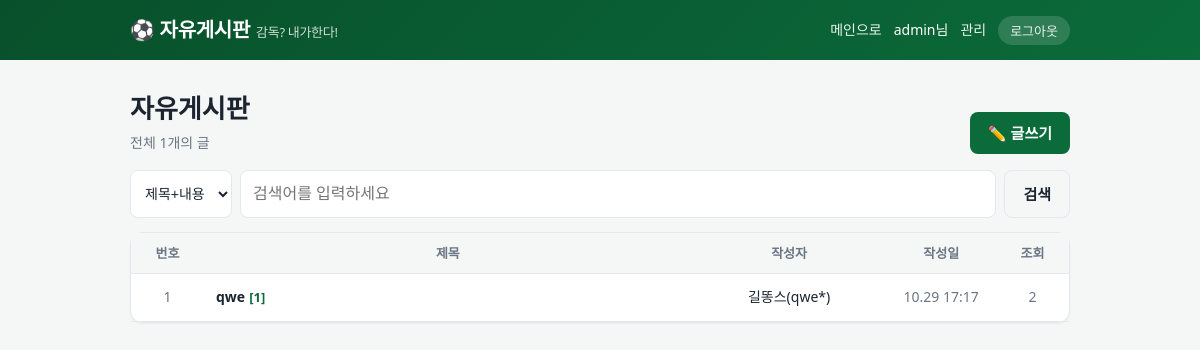
Before: /board/ (signed in) with the older database file.
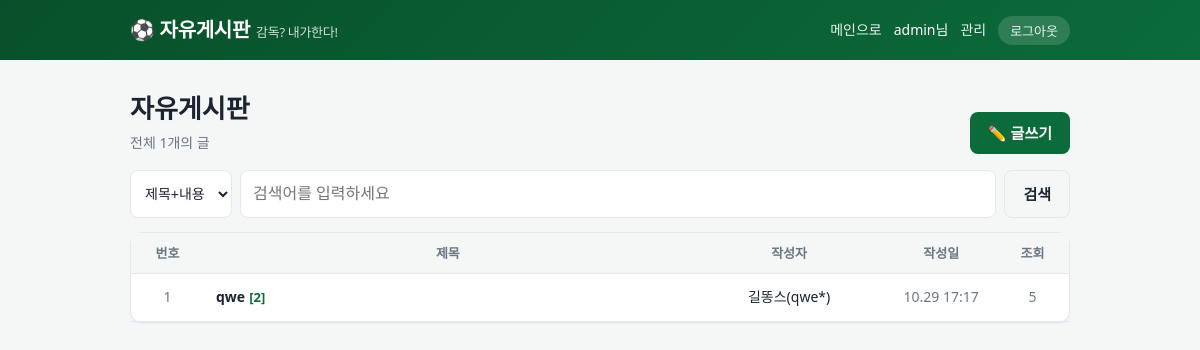
After: the same page with the newer database file.
### board/models.py (models this page shows, shortened)
class _Moderated(models.Model):
    OK, DELETED = 'ok', 'deleted'
    STATUS = [(OK, '정상'), (DELETED, '삭제됨 (규정 위반)')]
    status = models.CharField('상태', max_length=10, choices=STATUS, default=OK, db_index=True)
    deleted_reason = models.CharField('삭제 사유', max_length=200, blank=True)
    deleted_at = models.DateTimeField(null=True, blank=True)
    class Meta:
        abstract = True

class Post(_Moderated):
    author = models.ForeignKey(User, on_delete=models.CASCADE, related_name='board_posts')
    title = models.CharField('제목', max_length=100)
    content = models.TextField('내용')
    views = models.PositiveIntegerField('조회수', default=0)
    created_at = models.DateTimeField(auto_now_add=True)
    updated_at = models.DateTimeField(auto_now=True)
    class Meta:
        ordering = ['-created_at', '-id']

class Profile(models.Model):
    user = models.OneToOneField(User, on_delete=models.CASCADE, related_name='profile')
    nickname = models.CharField('별명', max_length=12, unique=True)
    created_at = models.DateTimeField(auto_now_add=True)

### board/views.py (the view, shortened to what this page needs)
# urls.py: path('', views.post_list, name='list'),
@member_required
def post_list(request):
    safe_ensure()
    qs = (
        Post.objects
        .filter(status=Post.OK)
        .select_related('author__profile')
        .annotate(
            n_comments=Count(
                'comments',
                filter=Q(
                    comments__status=Comment.OK,
                ),
            ),
        )
        .order_by('-created_at', '-id')
    )
    query = request.GET.get('q', '').strip()
    search_by = request.GET.get('by', 'all')
    paginator = Paginator(qs, PER_PAGE)
    page = paginator.get_page(
        request.GET.get('page')
    )
    for index, post in enumerate(page):
        post.no = (
            paginator.count
            - (page.number - 1) * PER_PAGE
            - index
        )
    params = request.GET.copy()
    params.pop('page', None)
    return render(
        request,
        'board/list.html',
        {
            'page': page,
            'q': query,
            'by': search_by,
            'qs': params.urlencode(),
            'total': paginator.count,
        },
    )

### board/matchbot.py (called while the page is built, shortened)
def ensure_match_threads(days=2):
    now = timezone.now()
    todo = list(Match.objects.filter(post__isnull=True, kickoff__gte=now, kickoff__lte=now + timedelta(days=days))
                .select_related('home', 'away'))
    if not todo:
        return 0

def safe_ensure():
    try:
        return ensure_match_threads()
    except Exception:
        log.exception('경기 예측 글 자동 작성 실패')
        return 0

### board/templatetags/board_tags.py (called while the page is built)
@register.filter
def nick(user):
    try:
        return user.profile.nickname
    except Exception:
        return user.get_username()

@register.filter
def who(user):
    from board.matchbot import BOT_USERNAME
    u = user.get_username()
    try:
        nickname = user.profile.nickname
    except Exception:
        nickname = ''
    if u == BOT_USERNAME:
        return f'🤖 {nickname or "AI 해설위원"}'
    masked = u[:3] + '*' * max(len(u) - 3, 0)
    return f'{nickname}({masked})' if nickname else masked

### board/views.py (called while the page is built, shortened)
def member_required(view):
    @wraps(view)
    def wrapper(request, *args, **kwargs):
        return view(request, *args, **kwargs)
    return wrapper

### board/templates/board/list.html (shortened to what this page needs)
{% extends 'board/base.html' %}{% load board_tags %}
{% block content %}
<div class="bd-title">
  <div><h1>자유게시판</h1><p>전체 {{ total }}개의 글</p></div>
  <a class="btn" href="{% url 'board:create' %}">✏️ 글쓰기</a>
</div>
<form class="search" method="get">
  <select name="by">
    <option value="all" {% if by == 'all' %}selected{% endif %}>제목+내용</option>
  </select>
  <input type="text" name="q" value="{{ q }}" placeholder="검색어를 입력하세요">
  <button class="btn sub" type="submit">검색</button>
</form>
<div class="card">
<table class="list">
  <tr><th class="hide-s" style="width:60px">번호</th><th>제목</th><th style="width:160px">작성자</th><th style="width:90px" class="hide-s">작성일</th><th style="width:60px" class="hide-s">조회</th></tr>
  {% for p in page %}
  <tr>
    <td class="hide-s muted">{{ p.no }}</td>
    <td class="t"><a href="{% url 'board:detail' p.pk %}">{{ p.title }}</a>{% if p.n_comments %}<span class="cmt">[{{ p.n_comments }}]</span>{% endif %}</td>
    <td>{{ p.author|who }}</td>
    <td class="hide-s muted">{{ p.created_at|date:"m.d H:i" }}</td>
    <td class="hide-s muted">{{ p.views }}</td>
  </tr>
  {% empty %}
  <tr><td colspan="5" class="empty">{% if q %}검색 결과가 없습니다.{% else %}아직 글이 없습니다. 첫 글을 남겨보세요!{% endif %}</td></tr>
  {% endfor %}
</table>
</div>
{% endblock %}

Changed rows visible on the page:
changed Post "qwe": n_comments "1" → "2"; views "2" → "5"
